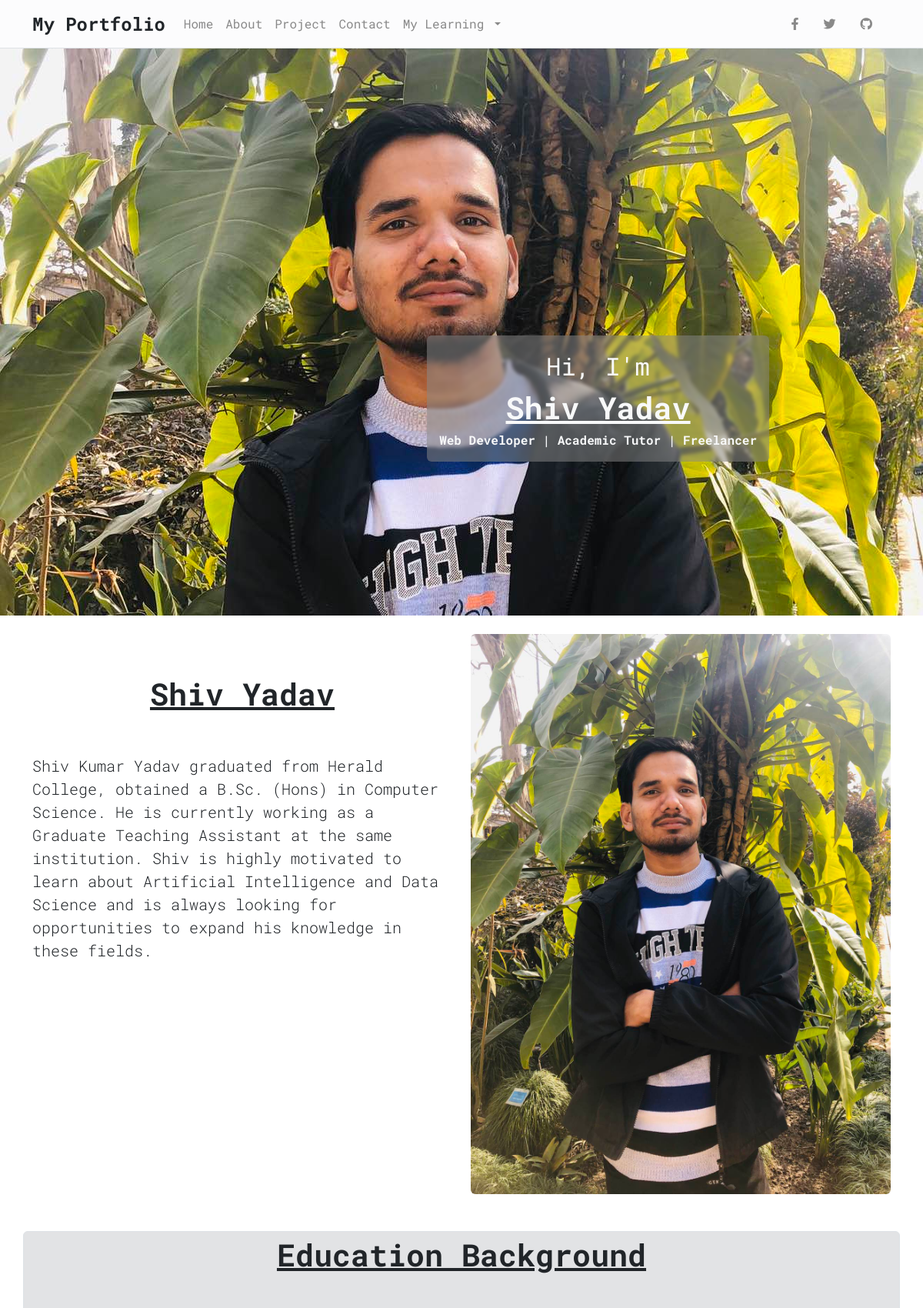
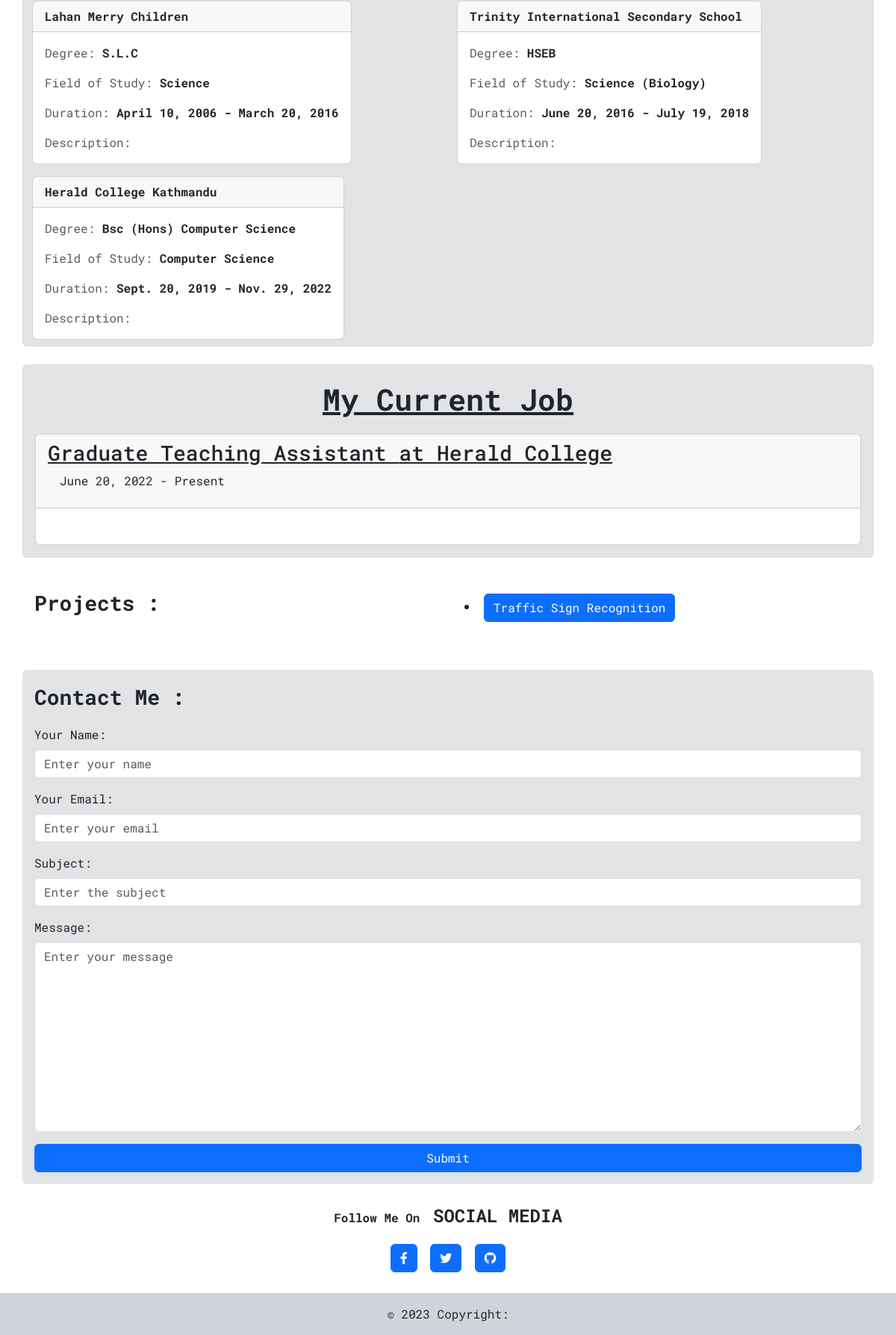
The page / on the database its author committed (2 pictures, top to bottom).
### sky/models.py (models this page shows, shortened)
class PersonalInfo(models.Model):
    name = models.CharField(max_length=255)
    title = models.TextField(max_length=255)

class About(models.Model):
    name = models.CharField(max_length=100)
    bio = models.TextField()
    profile_picture = models.ImageField(upload_to='picture/')

class Education(models.Model):
    school = models.CharField(max_length=100)
    degree = models.CharField(max_length=100)
    field_of_study = models.CharField(max_length=100)
    start_date = models.DateField(null=True, blank=True)
    end_date = models.DateField()
    description = models.TextField(null=True, blank=True)

class CurrentJob(models.Model):
    job_title = models.CharField(max_length=100)
    company = models.CharField(max_length=100)
    start_date = models.DateField()
    end_date = models.DateField(null=True)
    description = models.TextField(blank=True, null=True)

class Project(models.Model):
    title = models.CharField(max_length=100)
    details = models.TextField()

### sky/views.py (the view)
# urls.py: path("", HomePageView.as_view(), name='home'),
class HomePageView(TemplateView):
    template_name = 'index.html'
    def get_context_data(self, *args, **kwargs):
        context = super().get_context_data(*args, **kwargs)
        context["info"] = PersonalInfo.objects.get(id=1)
        context["about"] = About.objects.last()
        context["form"] = ContactForm()
        context["posts"] = Project.objects.all()
        context["learning"] = Education.objects.all()
        context['current_jobs'] = CurrentJob.objects.all()
        return context

### sky/forms.py
class ContactForm(forms.ModelForm):
    class Meta:
        model = Contact
        fields = (
            "name",
            "email",
            "subject",
            "message",
        )
        widgets = {
            "name": forms.TextInput(attrs={"placeholder": "Enter your name", "class": "form-control"}),
            "email": forms.EmailInput(attrs={"placeholder": "Enter your email", "class": "form-control"}),
            "subject": forms.TextInput(attrs={"placeholder": "Enter the subject", "class": "form-control"}),
            "message": forms.Textarea(attrs={"placeholder": "Enter your message", "class": "form-control"}),
        }
        labels = {
            "name": "Your Name",
            "email": "Your Email",
            "subject": "Subject",
            "message": "Message",
        }
        label_attrs = {
            "class": "control-label"
        }

### templates/index.html (shortened to what this page needs)
<!DOCTYPE html>
<html>
<head>
  <link rel="stylesheet" href="/static/css/style.css">
  <link rel="stylesheet" href="https://maxcdn.bootstrapcdn.com/bootstrap/4.5.2/css/bootstrap.min.css"
 />
  <link href="https://cdn.jsdelivr.net/npm/bootstrap@5.3.0-alpha1/dist/css/bootstrap.min.css" rel="stylesheet"
>
  <link rel="stylesheet" href="https://use.fontawesome.com/releases/v5.15.1/css/all.css"
>
</head>
<body>
  <div class="hero-section mb-4 d-flex flex-column position-relative" id="home-page">
    <nav class="navbar navbar-expand-lg d-none d-lg-block bg-light-subtle fixed-top border-bottom">
      <div class="container">
        <a class="navbar-brand nav-link" href="#home-page">
          <p class="fs-4 fw-bolder text-dark m-0">My Portfolio</p>
        </a>
        <div class="collapse navbar-collapse" id="navbarExample01">
          <ul class="navbar-nav me-auto mb-2 mb-lg-0">
            <li class="nav-item active">
              <a class="nav-link" aria-current="page" href="#home-page">Home</a>
            </li>
            <li class="nav-item">
              <a class="nav-link" href="#about">About</a>
            </li>
            <li class="nav-item">
              <a class="nav-link" href="#project">Project</a>
            </li>
            <li class="nav-item">
              <a class="nav-link" href="#message">Contact</a>
            </li>
            <li class="nav-item dropdown">
              <a class="nav-link dropdown-toggle" href="#" id="navbarDropdown" role="button" data-toggle="dropdown"
                aria-haspopup="true" aria-expanded="false">
                My Learning
              </a>
            </li>
          </ul>
          <ul class="navbar-nav d-flex flex-row justify-content-end my-links">
            <li class="nav-item me-3 ">
              <a class="nav-link" href="https://www.facebook.com/profile.php?id=100005949692756" rel="nofollow"
                target="_blank">
                <i class="fab fa-facebook-f"></i>
              </a>
            </li>
            <li class="nav-item me-3 ">
              <a class="nav-link" href="https://twitter.com/33886Shiv" rel="nofollow" target="_blank">
                <i class="fab fa-twitter"></i>
              </a>
            </li>
            <li class="nav-item me-3 ">
              <a class="nav-link" href="https://github.com/Mahaa-Dev" rel="nofollow" target="_blank">
                <i class="fab fa-github"></i>
              </a>
            </li>
          </ul>
        </div>
      </div>
    </nav>
    <div id="intro" class="position-absolute rounded p-3">
      <div class="d-flex flex-column align-items-center justify-content-center text-center text-light">
        <p class="m-0 fs-2">Hi, I'm </p>
        <p class="m-0 fs-1 fw-bolder text-decoration-underline">{{info.name}}</p>
        <p class="m-0 fs-6 fw-bold">{{info.title}}</p>
      </div>
    </div>
  </div>
  <div id="about" class="mb-4">
    <div class="container">
      <div class="row">
        <div class="col-md-6">
          <p class="text-center my-5 text-decoration-underline fs-1 fw-bolder">{{ about.name }}</p>
          <p class="lead">{{ about.bio }}</p>
        </div>
        <div class="col-md-6">
          <img src="{{ about.profile_picture.url }}" class="img-fluid rounded" />
        </div>
      </div>
    </div>
  </div>
  <br />
  <div id="edu" class="mb-4">
    <div class="container border rounded bg-secondary-subtle">
      <p class="text-center pb-3 text-decoration-underline fs-1 fw-bolder">Education Background</p>
      <div class="row ">
        {% for education in learning %}
        <div class="col-md-6 d-flex flex-wrap py-2">
          <div class="card">
            <div class="card-header fw-bold">{{ education.school }}</div>
            <div class="card-body">
              <p class="card-text text-muted">Degree: <span class="fw-bold text-dark">{{ education.degree }}</span></p>
              <p class="card-text text-muted">
                Field of Study: <span class="fw-bold text-dark">{{ education.field_of_study }}</span>
              </p>
              <p class="card-text text-muted">
                Duration: <span class="fw-bold text-dark">{{ education.start_date }} - {{ education.end_date}}</span>
              </p>
              <p class="card-text text-muted">
                Description:
              </p>
            </div>
          </div>
        </div>
        {% endfor %}
      </div>
    </div>
  </div>
  <div id="current_job" class="container mb-4 bg-secondary-subtle p-3 border rounded">
    <p class="fs-1 text-center fw-bolder text-decoration-underline">My Current Job</p>
    {% if current_jobs %}
    <div class="card">
      <div class="card-header">
        <a href="https://heraldcollege.edu.np/" class="text-decoration-none text-dark" target="_blank">
          <h3 class="text-decoration-underline">{{ current_jobs.last.job_title }} at {{ current_jobs.last.company }}
          </h3>
        </a>
        <p class="px-3">{{ current_jobs.last.start_date }} - {% if current_jobs.last.end_date %}{{
          current_jobs.last.end_date }}
          {%else%}
          Present
          {% endif %}
        </p>
      </div>
      <div class="card-body">
      </div>
    </div>
    {% else %}
    <p>No current job information to display.</p>
    {% endif %}
  </div>
  <div id="project" class="container p-3 mb-4">
    <div class="row g-3">
      <div class="col-md-6 col-sm-12">
        <p class=" m-auto fs-3 fw-bolder">Projects : </p>
      </div>
      <div class="col-md-6 col-sm-12">
        <ul>
          {% for post in posts %}
          <li class="p-2">
            <a href="{% url 'project_detail' post.pk %}" class="btn btn-primary">{{ post.title }}</a><br />
          </li>
          {% endfor %}
        </ul>
      </div>
    </div>
  </div>
  <div id="message" class="container p-3 rounded bg-secondary-subtle mb-4">
    <p class="border-bottom pb-3 fw-bolder fs-3 m-0">Contact Me : </p>
    <form method="post" action="{%url 'contact'%}" class="">
      <div class="form-group">{{ form.as_p }}</div>
      <button type="submit" class="btn btn-primary text-center w-100">Submit</button>
    </form>
  </div>
</body>
<div class="text-center mb-4 align-items-center">
  <p class="fw-bold fs-6">Follow Me On <span class="fs-4 text-uppercase ps-2"> Social Media</span></p>
  <a href="https://www.facebook.com/profile.php?id=100005949692756" class="btn btn-primary m-1" role="button"
    rel="nofollow" target="_blank">
    <i class="fab fa-facebook-f"></i>
  </a>
  <a href="https://twitter.com/33886Shiv" class="btn btn-primary m-1" role="button" rel="nofollow" target="_blank">
    <i class="fab fa-twitter"></i>
  </a>
  <a href="https://github.com/Mahaa-Dev" class="btn btn-primary m-1" role="button" rel="nofollow" target="_blank">
    <i class="fab fa-github"></i>
  </a>
</div>
<div class="text-center p-3 bg-dark-subtle">
  © 2023 Copyright:
</div>
</html>

### static/css/style.css (style rules this page uses)
* { margin: 0; padding: 0; box-sizing: border-box; font-family: "Roboto Mono", monospace; scroll-behavior: smooth; }
#intro { right: 200px; bottom: 200px; background-color: #89898983; backdrop-filter: blur(2px); }
.navbar :is(.nav-link, .dropdown-item) { color: #898989 !important; }
.navbar :is(.nav-link, .dropdown-item):hover { transition: 0.3s linear all !important; color: #000 !important; -webkit-transition: 0.3s linear all !important; -moz-transition: 0.3s linear all !important; -ms-transition: 0.3s linear all !important; -o-transition: 0.3s linear all !important; }

### rows shown on the page
PersonalInfo: name "Shiv Yadav", title "Web Developer | Academic Tutor | Freelancer"
About: name "Shiv Yadav", bio "Shiv Kumar Yadav graduated from Herald College, obtained a B.Sc. (Hons) in Computer Science. He is currently working as a Graduate Teaching Assistant at the same institution. Shiv is highly motivated to learn about Artificial Intelligence and Data Science and is always looking for opportunities to expand his knowledge in these fields.", profile_picture (picture)
Education: school "Lahan Merry Children", degree "S.L.C", field_of_study "Science", start_date "April 10, 2006", end_date "March 20, 2016"
Education: school "Trinity International Secondary School", degree "HSEB", field_of_study "Science (Biology)", start_date "June 20, 2016", end_date "July 19, 2018"
Education: school "Herald College Kathmandu", degree "Bsc (Hons) Computer Science", field_of_study "Computer Science", start_date "Sept. 20, 2019", end_date "Nov. 29, 2022"
CurrentJob: last.job_title "Graduate Teaching Assistant", last.company "Herald College", last.start_date "June 20, 2022"
Project: title "Traffic Sign Recognition"
